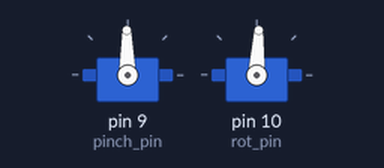
This sketch was run on a simulated Arduino Uno, built with avr-gcc and run on an emulated ATmega328P. Shown: 2 × servo. At 37.1 s the program stops and its outputs stay as they are.

Above: at 1.75 s.
At 10.45 s:
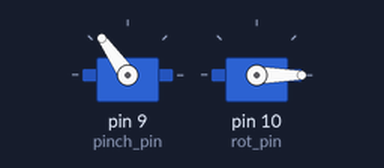
At 19.56 s:
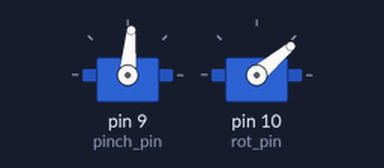
At 37.2 s:
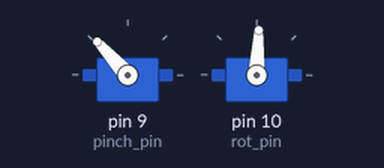
Timing chart, 0 to 38.6 s (numbered marks = the images above):
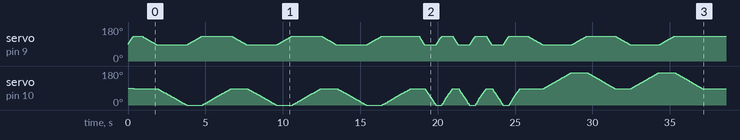

The sketch:

demo.ino
```cpp
#define VERSION     "\n\nGripper demo V1.2- @kas2014\n"

// V1.2  use VarSpeedServo library
// V1.1  2 servo's
// V1.0  1 servo

#include <VarSpeedServo.h>

#define    rot_pin              10                  // Green
#define    pinch_pin             9                  // Yellow

#define    CLOSE                85                  // servo's limits
#define    OPEN                132
#define    CW                    0
#define    MID                  87
#define    CCW                 171

#define    SLOW                 30
#define    FAST                 80

VarSpeedServo pinch_servo;                          // create servo objects
VarSpeedServo rot_servo;

void setup()  {
  pinch_servo.attach(pinch_pin);
  rot_servo.attach(rot_pin, 580, 2570);
  gripOpen(FAST);
  armCenter(FAST);
  delay(500);
}

void loop() {
  for(int i=0; i<3; i++)  {
    gripClose(SLOW);
    armRight(SLOW);
    gripOpen(SLOW);
    armCenter(SLOW);
  }
  delay(500);

  for(int i=0; i<3; i++)  {
    gripClose(FAST);
    armRight(FAST);
    gripOpen(FAST);
    armCenter(FAST);
  }
  delay(500);

  for(int i=0; i<2; i++)  {
    gripClose(SLOW);
    armLeft(SLOW);
    gripOpen(SLOW);
    armCenter(SLOW);
  }
  while(true);
}

void armRight(int speed)    { rot_servo.write(CW, speed, true); }
void armLeft(int speed)     { rot_servo.write(CCW, speed, true); }
void armCenter(int speed)   { rot_servo.write(MID, speed, true); }
void gripOpen(int speed)    { pinch_servo.write(OPEN, speed, true); }
void gripClose(int speed)   { pinch_servo.write(CLOSE, speed, true); }
```
